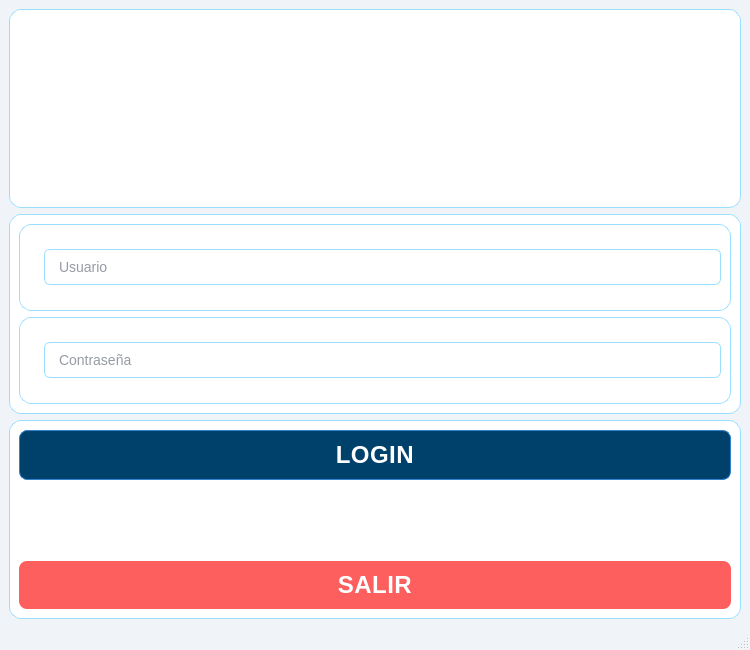
<?xml version="1.0" encoding="UTF-8"?>
<ui version="4.0">
 <class>MainWindow</class>
 <widget class="QMainWindow" name="MainWindow">
  <property name="geometry">
   <rect>
    <x>0</x>
    <y>0</y>
    <width>750</width>
    <height>650</height>
   </rect>
  </property>
  <property name="windowTitle">
   <string>MainWindow</string>
  </property>
  <property name="styleSheet">
   <string notr="true">/* === Estilo general === */
QMainWindow {
    background-color: #f0f4f8;
    color: #2d3748;
    font-family: &quot;Segoe UI&quot;, &quot;SF Pro Display&quot;, &quot;Roboto&quot;, sans-serif;
    font-size: 14px;
    font-weight: 400;
}

/* === Frames === */
QFrame {
    background-color: #ffffff;
    border-radius: 12px;
    border: 1px solid #99DFFF;
}

/* Barra superior */
#frame_superior {
    background-color: #ebf8ff;
    border: none;
    border-radius: 0px;
    border-bottom: 2px solid #90cdf4;
}

/* Panel lateral */
#frame_lateral {
    background-color: #f7fafc;
    border-right: 2px solid #bee3f8;
    border-radius: 0px;
}

/* Área principal */
#frame_paginas {
    background-color: #ffffff;
    border-radius: 0px;
}

/* === Botones === */
QPushButton {
    background-color: #00416B;
    color: #ffffff;
    border: 1px solid #3182ce;
    border-radius: 8px;
    padding: 10px 16px;
    font-weight: 500;
    font-size: 24px;
    letter-spacing: 0.5px;
    background: qlineargradient(x1:0, y1:0, x2:0, y2:1,
        stop:0 #2CC5E6, stop:1 #00416B);
}

QPushButton:hover {
    background-color: #3182ce;
    color: #ffffff;
    border: 1px solid #2c5aa0;
    background: qlineargradient(x1:0, y1:0, x2:0, y2:1,
        stop:0 #4fa5f0, stop:1 #3182ce);
}

QPushButton:pressed {
    background-color: #2c5aa0;
    color: #ffffff;
    border: 1px solid #1e4a7e;
    background: qlineargradient(x1:0, y1:0, x2:0, y2:1,
        stop:0 #2c5aa0, stop:1 #1e4a7e);
}

/* Botón principal (Menú) */
#boton_menu {
    background-color: #63b3ed;
    color: white;
    border: none;
    font-weight: 600;
    background: qlineargradient(x1:0, y1:0, x2:0, y2:1,
        stop:0 #90cdf4, stop:1 #63b3ed);
}
#boton_menu:hover {
    background-color: #4299e1;
    background: qlineargradient(x1:0, y1:0, x2:0, y2:1,
        stop:0 #63b3ed, stop:1 #4299e1);
}
#boton_menu:pressed {
    background-color: #3182ce;
    background: qlineargradient(x1:0, y1:0, x2:0, y2:1,
        stop:0 #4299e1, stop:1 #3182ce);
}

/* Botón salir */
#boton_salir {
    background-color: #FD5E5E;
    color: white;
    border: none;
    background: qlineargradient(x1:0, y1:0, x2:0, y2:1,
        stop:0 #FC8D9B, stop:1 #CC0520);
}
#boton_salir:hover {
    background-color: #f56565;
    background: qlineargradient(x1:0, y1:0, x2:0, y2:1,
        stop:0 #f56565, stop:1 #e53e3e);
}
#boton_salir:pressed {
    background-color: #e53e3e;
    background: qlineargradient(x1:0, y1:0, x2:0, y2:1,
        stop:0 #e53e3e, stop:1 #c53030);
}

/* === Campos de texto === */
QLineEdit {
    background-color: #ffffff;
    color: #2d3748;
    border: 1px solid #99DFFF;
    border-radius: 6px;
    padding: 8px 12px;
    font-size: 14px;
    font-weight: 400;
    selection-background-color: #bee3f8;
}

QLineEdit:focus {
    border: 1px solid #63b3ed;
    background-color: #f7fafc;
    box-shadow: 0px 0px 5px rgba(99, 179, 237, 0.3);
}

QLineEdit:placeholder {
    color: #a0aec0;
}

/* === Labels === */
QLabel {
    color: #4a5568;
    font-weight: 500;
    font-size: 14px;
	border: none;
}

/* Label inferior o secundario */
#label_3 {
    color: #718096;
    font-size: 40px;
}

/* === Stacked Widget === */
QStackedWidget {
    background-color: #ffffff;
    border: 1px solid #e2e8f0;
    border-radius: 10px;
}

/* === Scrollbars === */
QScrollBar:vertical {
    border: none;
    background: #edf2f7;
    width: 12px;
    border-radius: 6px;
}
QScrollBar::handle:vertical {
    background: #90cdf4;
    min-height: 25px;
    border-radius: 6px;
}
QScrollBar::handle:vertical:hover {
    background: #63b3ed;
}
QScrollBar::add-line:vertical,
QScrollBar::sub-line:vertical {
    height: 0;
}

QScrollBar:horizontal {
    border: none;
    background: #edf2f7;
    height: 12px;
    border-radius: 6px;
}
QScrollBar::handle:horizontal {
    background: #90cdf4;
    min-width: 25px;
    border-radius: 6px;
}
QScrollBar::handle:horizontal:hover {
    background: #63b3ed;
}

/* === Layouts === */
QVBoxLayout, QHBoxLayout {
    spacing: 12px;
}

/* === Botones laterales === */
#boton_agregar, #boton_buscar, #boton_actualizar, #boton_eliminar, #boton_consultar {
    background-color: #ffffff;
    border: 1px solid #e2e8f0;
    color: #4a5568;
    font-weight: 500;
    font-size: 14px;
    text-align: left;
    padding: 12px 16px;
}

#boton_agregar:hover, 
#boton_buscar:hover, 
#boton_actualizar:hover, 
#boton_eliminar:hover,
#boton_consultar:hover {
    background-color: #ebf8ff;
    border: 1px solid #90cdf4;
    color: #2c5aa0;
    background: qlineargradient(x1:0, y1:0, x2:1, y2:0,
        stop:0 #ebf8ff, stop:1 #bee3f8);
}

#boton_agregar:pressed, 
#boton_buscar:pressed, 
#boton_actualizar:pressed, 
#boton_eliminar:pressed,
#boton_consultar:pressed {
    background-color: #bee3f8;
    border: 1px solid #63b3ed;
    color: #1e4a7e;
}

/* === Tooltips === */
QToolTip {
    background-color: #ffffff;
    color: #2d3748;
    border: 1px solid #90cdf4;
    padding: 8px;
    border-radius: 6px;
    font-size: 13px;
    font-weight: 500;
    box-shadow: 0px 2px 10px rgba(0, 0, 0, 0.1);
}

/* === Tablas === */
QTableWidget {
    background-color: #ffffff;
    color: #2d3748;
    gridline-color: #e2e8f0;
    border: 1px solid #e2e8f0;
    border-radius: 8px;
    font-size: 13px;
    font-weight: 400;
    selection-background-color: #bee3f8;
    selection-color: #2d3748;
    alternate-background-color: #f7fafc;
}

QHeaderView::section {
    background-color: #ebf8ff;
    color: #2c5aa0;
    border: 1px solid #bee3f8;
    border-radius: 4px;
    font-weight: 600;
    font-size: 13px;
    padding: 8px;
}

QHeaderView::section:hover {
    background-color: #bee3f8;
}

QTableWidget::item {
    padding: 6px;
    border: none;
}

QTableWidget::item:selected {
    background-color: #90cdf4;
    color: #1a365d;
}

/* Efectos adicionales para profundidad */
#frame_superior {
    border-bottom: 2px solid #90cdf4;
}

#frame_lateral {
    border-right: 2px solid #bee3f8;
}

/* Efectos de sombra suaves */
QFrame {
    box-shadow: 0px 2px 8px rgba(0, 0, 0, 0.05);
}

QPushButton {
    box-shadow: 0px 2px 4px rgba(0, 0, 0, 0.1);
}

QLineEdit:focus {
    box-shadow: 0px 0px 8px rgba(99, 179, 237, 0.2);
}</string>
  </property>
  <widget class="QWidget" name="centralwidget">
   <layout class="QVBoxLayout" name="verticalLayout">
    <item>
     <widget class="QFrame" name="frame_3">
      <property name="frameShape">
       <enum>QFrame::StyledPanel</enum>
      </property>
      <property name="frameShadow">
       <enum>QFrame::Raised</enum>
      </property>
      <layout class="QHBoxLayout" name="horizontalLayout_3">
       <item>
        <spacer name="horizontalSpacer_3">
         <property name="orientation">
          <enum>Qt::Horizontal</enum>
         </property>
         <property name="sizeHint" stdset="0">
          <size>
           <width>242</width>
           <height>20</height>
          </size>
         </property>
        </spacer>
       </item>
       <item>
        <widget class="QLabel" name="label_3">
         <property name="minimumSize">
          <size>
           <width>140</width>
           <height>0</height>
          </size>
         </property>
         <property name="maximumSize">
          <size>
           <width>200</width>
           <height>200</height>
          </size>
         </property>
         <property name="frameShape">
          <enum>QFrame::NoFrame</enum>
         </property>
         <property name="text">
          <string/>
         </property>
         <property name="pixmap">
          <pixmap>../../resources/imagenes/usuarios.png</pixmap>
         </property>
         <property name="scaledContents">
          <bool>true</bool>
         </property>
         <property name="alignment">
          <set>Qt::AlignCenter</set>
         </property>
        </widget>
       </item>
       <item>
        <spacer name="horizontalSpacer_4">
         <property name="orientation">
          <enum>Qt::Horizontal</enum>
         </property>
         <property name="sizeHint" stdset="0">
          <size>
           <width>242</width>
           <height>20</height>
          </size>
         </property>
        </spacer>
       </item>
      </layout>
     </widget>
    </item>
    <item>
     <widget class="QFrame" name="frame_2">
      <property name="frameShape">
       <enum>QFrame::StyledPanel</enum>
      </property>
      <property name="frameShadow">
       <enum>QFrame::Raised</enum>
      </property>
      <layout class="QVBoxLayout" name="verticalLayout_2">
       <item>
        <widget class="QFrame" name="frame_4">
         <property name="frameShape">
          <enum>QFrame::StyledPanel</enum>
         </property>
         <property name="frameShadow">
          <enum>QFrame::Raised</enum>
         </property>
         <layout class="QHBoxLayout" name="horizontalLayout">
          <item>
           <widget class="QLabel" name="label_2">
            <property name="maximumSize">
             <size>
              <width>40</width>
              <height>40</height>
             </size>
            </property>
            <property name="text">
             <string/>
            </property>
            <property name="pixmap">
             <pixmap>../../resources/imagenes/usuarios.png</pixmap>
            </property>
            <property name="scaledContents">
             <bool>true</bool>
            </property>
            <property name="alignment">
             <set>Qt::AlignLeading|Qt::AlignLeft|Qt::AlignVCenter</set>
            </property>
            <property name="wordWrap">
             <bool>false</bool>
            </property>
           </widget>
          </item>
          <item>
           <widget class="QLineEdit" name="usuario_login">
            <property name="text">
             <string/>
            </property>
            <property name="placeholderText">
             <string>Usuario</string>
            </property>
           </widget>
          </item>
         </layout>
        </widget>
       </item>
       <item>
        <widget class="QFrame" name="frame_5">
         <property name="frameShape">
          <enum>QFrame::StyledPanel</enum>
         </property>
         <property name="frameShadow">
          <enum>QFrame::Raised</enum>
         </property>
         <layout class="QHBoxLayout" name="horizontalLayout_2">
          <item>
           <widget class="QLabel" name="label">
            <property name="maximumSize">
             <size>
              <width>40</width>
              <height>40</height>
             </size>
            </property>
            <property name="lineWidth">
             <number>1</number>
            </property>
            <property name="text">
             <string/>
            </property>
            <property name="pixmap">
             <pixmap>../../resources/imagenes/bloqueado.png</pixmap>
            </property>
            <property name="scaledContents">
             <bool>true</bool>
            </property>
            <property name="alignment">
             <set>Qt::AlignCenter</set>
            </property>
           </widget>
          </item>
          <item>
           <widget class="QLineEdit" name="password_login">
            <property name="text">
             <string/>
            </property>
            <property name="echoMode">
             <enum>QLineEdit::Password</enum>
            </property>
            <property name="placeholderText">
             <string>Contraseña</string>
            </property>
           </widget>
          </item>
         </layout>
        </widget>
       </item>
      </layout>
     </widget>
    </item>
    <item>
     <widget class="QFrame" name="frame">
      <property name="frameShape">
       <enum>QFrame::StyledPanel</enum>
      </property>
      <property name="frameShadow">
       <enum>QFrame::Raised</enum>
      </property>
      <layout class="QVBoxLayout" name="verticalLayout_3">
       <item>
        <widget class="QPushButton" name="boton_login">
         <property name="maximumSize">
          <size>
           <width>16777215</width>
           <height>50</height>
          </size>
         </property>
         <property name="text">
          <string>LOGIN</string>
         </property>
        </widget>
       </item>
       <item>
        <widget class="QLabel" name="label_login">
         <property name="text">
          <string/>
         </property>
         <property name="alignment">
          <set>Qt::AlignCenter</set>
         </property>
        </widget>
       </item>
       <item>
        <widget class="QPushButton" name="boton_salir">
         <property name="text">
          <string>SALIR</string>
         </property>
        </widget>
       </item>
      </layout>
     </widget>
    </item>
   </layout>
  </widget>
  <widget class="QMenuBar" name="menubar">
   <property name="geometry">
    <rect>
     <x>0</x>
     <y>0</y>
     <width>750</width>
     <height>26</height>
    </rect>
   </property>
  </widget>
  <widget class="QStatusBar" name="statusbar"/>
 </widget>
 <resources/>
 <connections/>
</ui>
